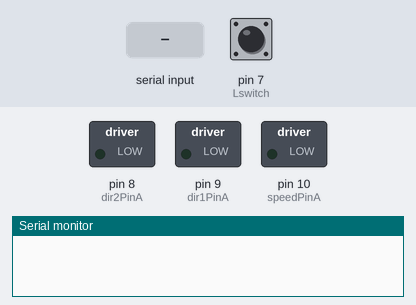
The sketch below on a simulated Arduino Uno, built with avr-gcc and run on an emulated ATmega328P. Parts: switched loads named in the sketch (green lamp = pin HIGH), the last lines printed to the serial monitor. Dashed ring = blinking. The inputs (shaded band) are chosen by the test bench; at power-on: pin 7 (Lswitch) LOW.

Above: at 1.2 s.
1.3 s: "d" received over Serial
At 2.7 s:
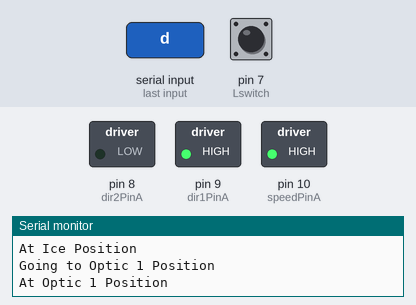
At 3.63 s:
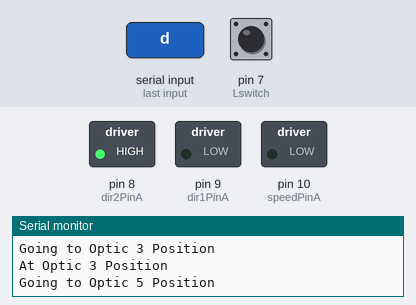
4.3 s: "h" received over Serial
At 5.2 s:
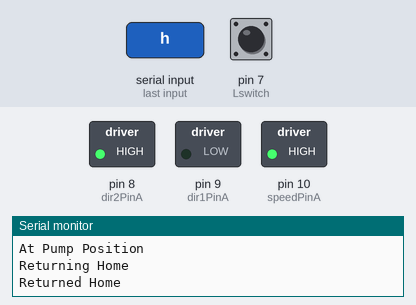
Timing chart, 0 to 7.3 s (numbered marks = the images above; inputs shaded):
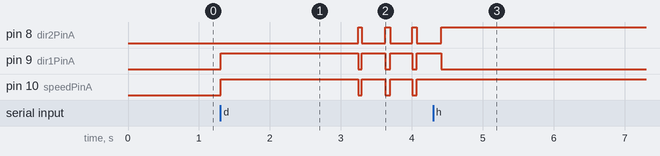

Measured:
- after the input at 1.3 s, pin 8 (dir2PinA): alternates HIGH for 0.07 s and LOW for 0.32 s, starting after 1.9 s; pin 9 (dir1PinA), pin 10 (speedPinA): LOW → HIGH at once, then repeats every 0.38 s: LOW 0.05 s, HIGH 0.34 s
- after the input at 4.3 s, pin 10 (speedPinA): stays HIGH (without the input it goes to LOW after 0.11 s)

The sketch:

AutoCupTimings.ino
```cpp
int dir1PinA = 9; // Motor Controller IN1
int dir2PinA = 8; // Motor Controller IN2
int speedPinA = 10; // EN 1
int Lswitch = 7; // Holder right under switch part #1; Normally Open
bool AtHome = false;
int doOnce = 0;

void setup() {
  // put your setup code here, to run once:
  Serial.begin(1200); // Seting up for serial monitor
  pinMode(dir1PinA,OUTPUT); // Outputing
  pinMode(dir2PinA,OUTPUT); // outpunt
  pinMode(speedPinA,OUTPUT);
  pinMode(Lswitch,INPUT); // recing input
}

void loop() {

   if(Serial.available() > 0)
  {
    int inByte = Serial.read();

    switch(inByte)
    {
      case 'h': // Home
       ReturnHome();
        break;

      case 'd':
       CupPosition();
       IcePosition();
       Optic1Position();
       Optic2Position();
       Optic3Position();
       Optic5Position();
       Optic6Position();
       PumpPosition();
       break;
    }
  }

// if(doOnce = 0)
// {
//   ReturnHome();
//   CupPosition();
//   IcePosition();
//   Optic1Position();
//   Optic2Position();
//   Optic3Position();
//   Optic5Position();
//   Optic6Position();
//   PumpPosition();
//   doOnce = 1;
//
// }

}

void StopMotor()
{
  analogWrite(speedPinA, 0);
  digitalWrite(dir1PinA, LOW);
  digitalWrite(dir2PinA, HIGH);
}

void MoveForward()
{
  analogWrite(speedPinA, 255);
  digitalWrite(dir1PinA, HIGH);
  digitalWrite(dir2PinA, LOW);
}

void MoveBackward()
{
  analogWrite(speedPinA, 255);
  digitalWrite(dir1PinA, LOW);
  digitalWrite(dir2PinA, HIGH);
}

void ReturnHome()
{
  if(digitalRead(Lswitch) == LOW) // Activates when switch is not being pressed
  {
    Serial.println("Returning Home");
    MoveBackward();
   }
  Serial.println("Returned Home");
  AtHome = true;
}

void CupPosition()
{
  AtHome = false;
  Serial.println("Going to Cup Position");
  MoveForward();
  delay(165);
  StopMotor();
  Serial.println("At Cup Position");
}

void IcePosition()
{
  AtHome = false;
  Serial.println("Going to Ice Position");
  MoveForward();
  delay(640);
  StopMotor();
  Serial.println("At Ice Position");
}

void Optic1Position()
{
  AtHome = false;
  Serial.println("Going to Optic 1 Position");
  MoveForward();
  delay(520);
  StopMotor();
  Serial.println("At Optic 1 Position");
}

void Optic2Position()
{
  AtHome = false;
  Serial.println("Going to Optic 2 Position");
  MoveForward();
  delay(300);
  StopMotor();
  Serial.println("At Optic 2 Position");
}

void Optic3Position()
{
  AtHome = false;
  Serial.println("Going to Optic 3 Position");
  MoveForward();
  delay(310);
  StopMotor();
  Serial.println("At Optic 3 Position");
}

void Optic4Position()
{
  AtHome = false;
  Serial.println("Going to Optic 4 Position");
  MoveForward();
  delay(310);
  StopMotor();
  Serial.println("At Optic 4 Position");
}

void Optic5Position()
{
  AtHome = false;
  Serial.println("Going to Optic 5 Position");
  MoveForward();
  delay(335);
  StopMotor();
  Serial.println("At Optic 5 Position");
}

void Optic6Position()
{
  AtHome = false;
  Serial.println("Going to Optic 6 Position");
  MoveForward();
  delay(310);
  StopMotor();
  Serial.println("At Optic 6 Position");
}

void PumpPosition()
{
  AtHome = false;
  Serial.println("Going to Pump Position");
  MoveForward();
  delay(345);
  StopMotor();
  Serial.println("At Pump Position");
}
```
